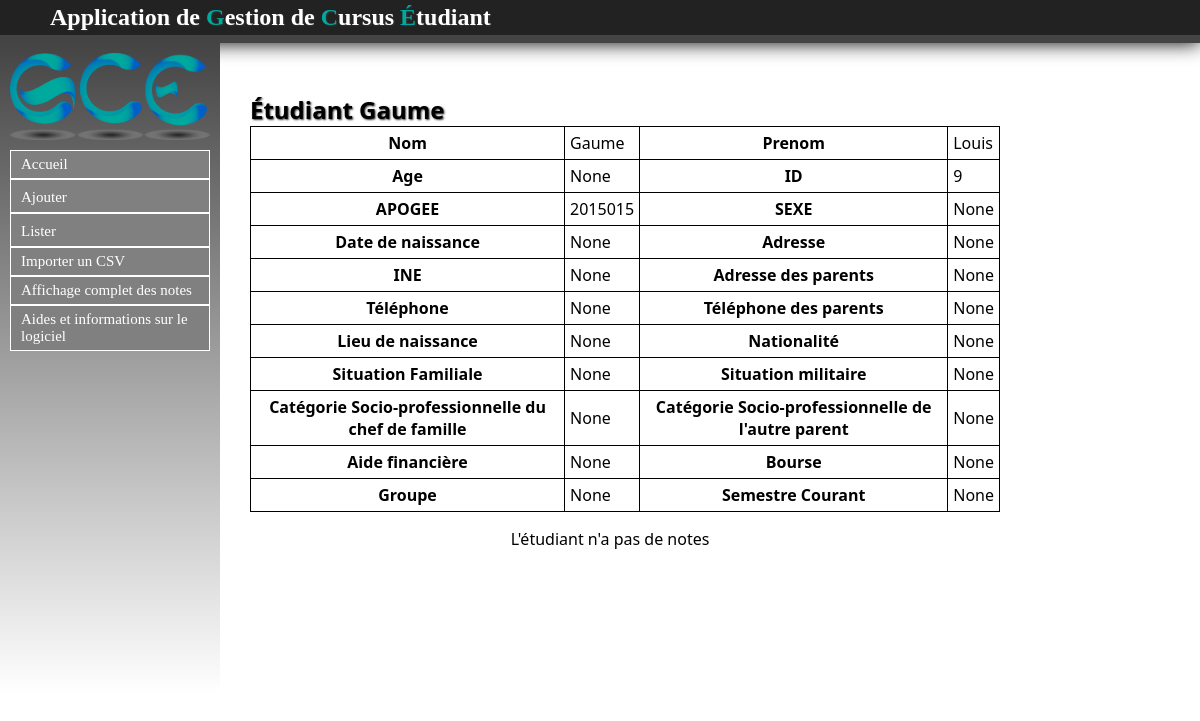
The app's page /Etudiant/listeretu/9, older data.
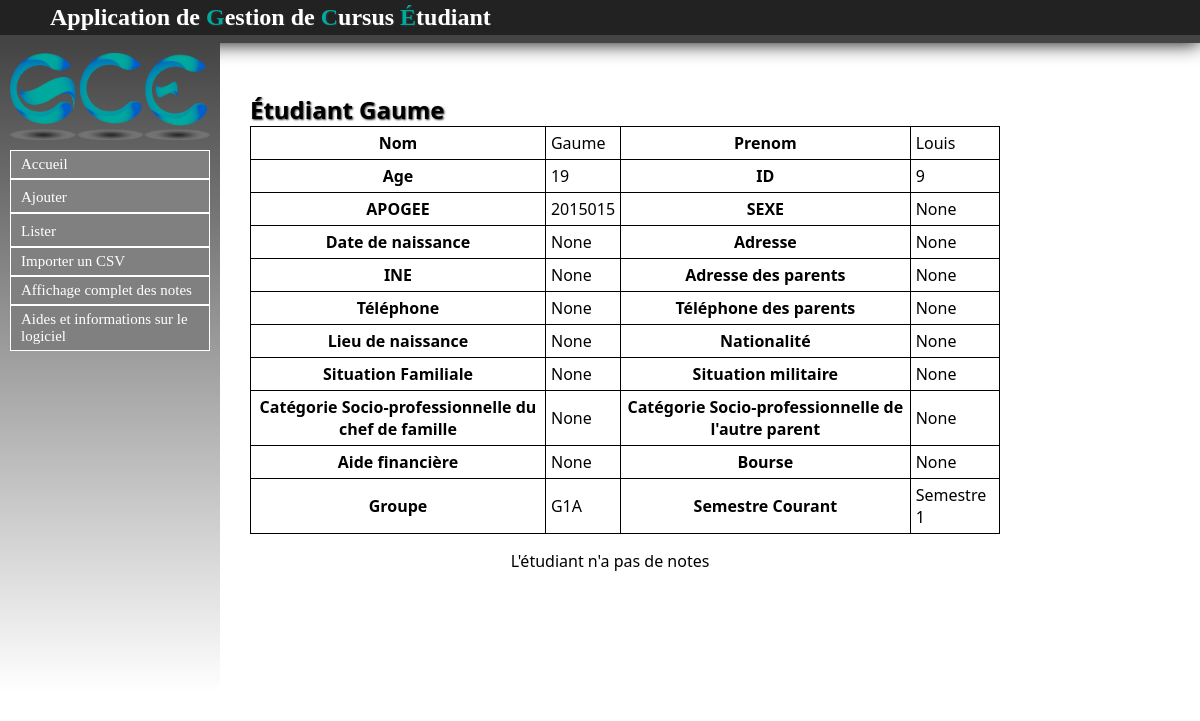
The same page, newer data.
### Etudiant/models.py (models this page shows, shortened)
class Etu(models.Model):
	nom = models.CharField(max_length=30, null=False)
	prenom = models.CharField(max_length=30, null=False)
	age = models.IntegerField(null=True)
	apogee = models.IntegerField(null=True)
	date_naissance = models.DateField(null=True)
	sexe = models.CharField(max_length=1, null=True)
	adresse = models.CharField(max_length=100, null=True)
	ine = models.CharField(max_length=100, null=True)
	adresse_parents = models.CharField(max_length=100, null=True)
	tel = models.IntegerField(null=True)
	tel_par = models.IntegerField(null=True)
	lieu_naissance = models.CharField(max_length=100, null=True)
	nationalite = models.CharField(max_length=100, null=True)
	situation_familiale = models.CharField(max_length=100, null=True)
	situation_militaire = models.CharField(max_length=100, null=True)
	cate_socio_pro_chef_famille = models.CharField(max_length=100, null=True)
	cate_socio_pro_autre_parent = models.CharField(max_length=100, null=True)
	aide_financiere = models.CharField(max_length=100, null=True)
	bourse = models.CharField(max_length=100, null=True)
	groupe = models.ForeignKey(Groupe, null=True)
	semestre = models.ForeignKey(Semestre, null=True)

### Groupe/models.py (models this page shows)
class Groupe(models.Model):
	nom = models.CharField(max_length=30, null=False)
	numero = models.IntegerField()
	def __str__(self):
		return self.nom

### Semestre/models.py (models this page shows)
class Semestre(models.Model):
	code = models.CharField(max_length=30,null=False)
	diplome = models.ForeignKey(Diplome, null=True)
	def __str__(self):
		return self.code

### Etudiant/views.py (the view)
# urls.py: url(r'^listeretu/(?P<id>\d+)$', views.listeretu),
def listeretu(request, id):
	etu = get_object_or_404(Etu, id=id)
	notes = Note.objects.filter(etudiant__id=id)
	return render(request, 'contenu_html/listeretu.html', locals())

### Etudiant/templates/contenu_html/listeretu.html (shortened to what this page needs)
{% extends "templates/base.html" %}
{% block content %}
<h1>Étudiant {{ etu.nom }}</h1>
<table id="b">
	<tr>
		<th>Nom</th>
		<td>{{ etu.nom }}</td>
		<th>Prenom</th>
		<td>{{ etu.prenom }}</td>
	</tr>
	<tr>
		<th>Age</th>
		<td>{{ etu.age }}</td>
		<th>ID</th>
		<td>{{ etu.id }}</td>
	</tr>
	<tr>
		<th>APOGEE</th>
		<td>{{ etu.apogee }}</td>
		<th>SEXE</th>
		<td>{{ etu.sexe }}</td>
	</tr>
	<tr>
		<th>Date de naissance</th>
		<td>{{ etu.date_naissance }}</td>
		<th>Adresse</th>
		<td>{{ etu.adresse }}</td>
	</tr>
	<tr>
		<th>INE</th>
		<td>{{ etu.ine }}</td>
		<th>Adresse des parents</th>
		<td>{{ etu.adresse_parents }}</td>
	</tr>
	<tr>
		<th>Téléphone</th>
		<td>{{ etu.tel }}</td>
		<th>Téléphone des parents</th>
		<td>{{ etu.tel_par }}</td>
	</tr>
	<tr>
		<th>Lieu de naissance</th>
		<td>{{ etu.lieu_naissance }}</td>
		<th>Nationalité</th>
		<td>{{ etu.nationalite }}</td>
	</tr>
	<tr>
		<th>Situation Familiale</th>
		<td>{{ etu.situation_familiale }}</td>
		<th>Situation militaire</th>
		<td>{{ etu.situation_militaire }}</td>
	</tr>
	<tr>
		<th>Catégorie Socio-professionnelle du chef de famille</th>
		<td>{{ etu.cate_socio_pro_chef_famille }}</td>
		<th>Catégorie Socio-professionnelle de l'autre parent</th>
		<td>{{ etu.cate_socio_pro_autre_parent }}</td>
	</tr>
	<tr>
		<th>Aide financière</th>
		<td>{{ etu.aide_financiere }}</td>
		<th>Bourse</th>
		<td>{{ etu.bourse }}</td>
	</tr>
	<tr>
		<th>Groupe</th>
		<td>{{ etu.groupe }}</td>
		<th>Semestre Courant</th>
		<td>{{ etu.semestre }}</td>
	</tr>
</table>
{% if not notes %}
	<p>L'étudiant n'a pas de notes</p>
{% else %}
	<table style="border:1px solid black; border-collapse : collapse;">
	<tr>
		<th style="border:1px solid black;">Note</th>
		<th style="border:1px solid black;">Matière</th>
	</tr>
{% endif %}
{% endblock %}

Row changes from the older to the newer data that the page shows:
changed Etu "Gaume": age "None" → "19"; groupe "None" → "G1A"; semestre "None" → "Semestre 1"
